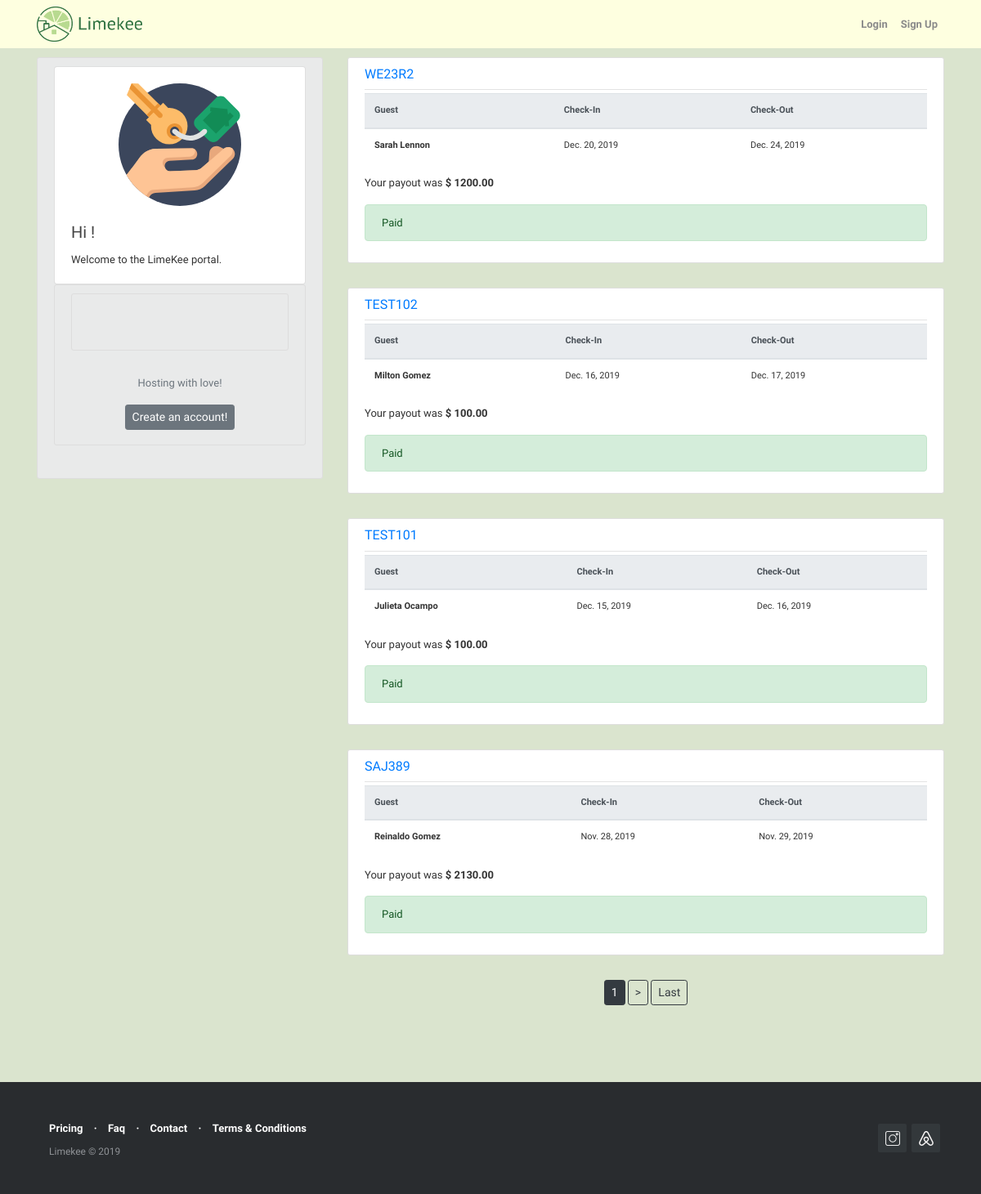
Page /reservation/user/Sahir on the earlier database version.
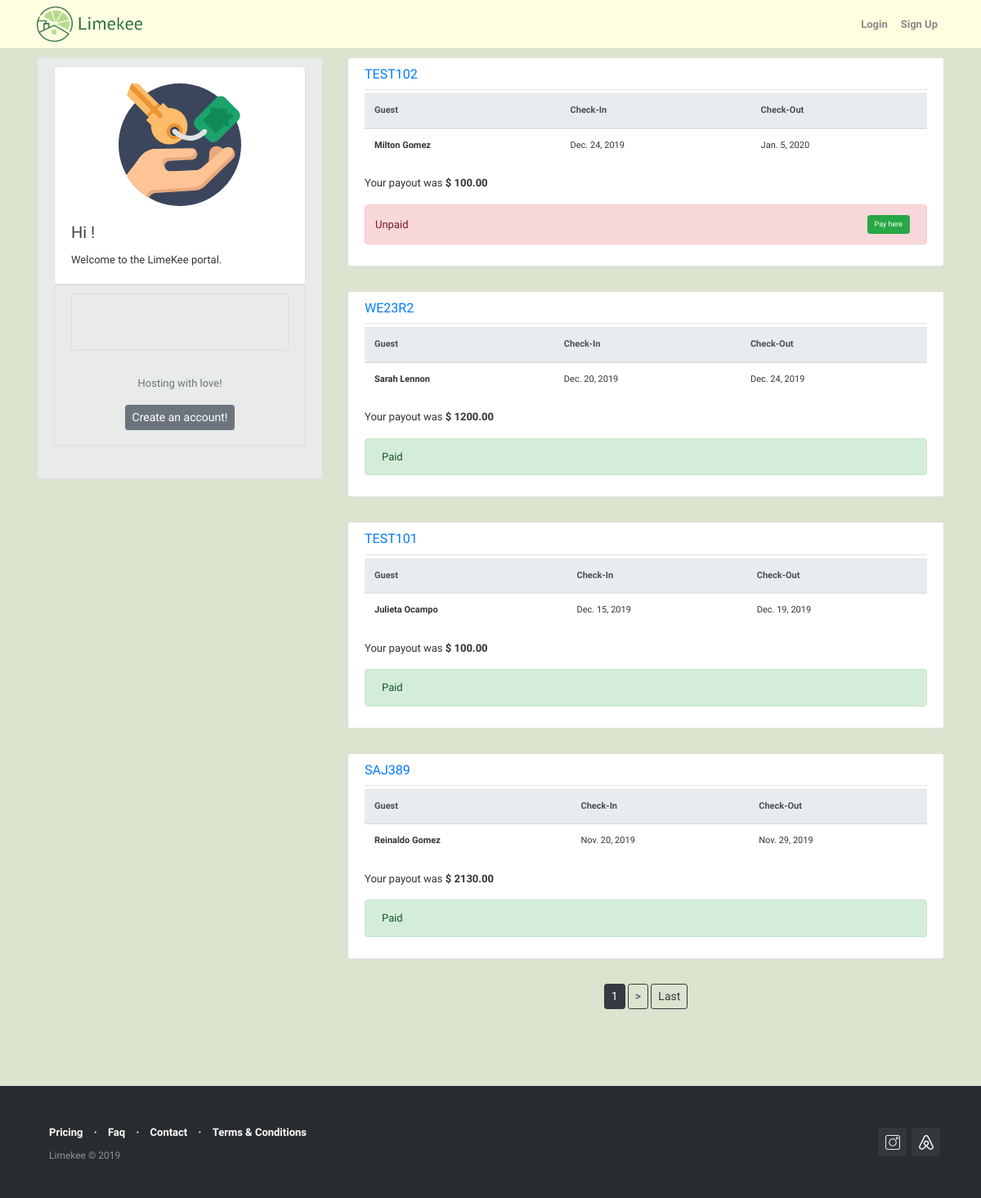
Same page on the later database version.
### reservations/models.py (models this page shows, shortened)
class Reservations(models.Model):
    confirmation_code = models.CharField(max_length=12, primary_key=True)
    host = models.ForeignKey(User, on_delete=models.CASCADE)
    guest = models.CharField(max_length=120)
    check_in = models.DateField(default=date.today)
    check_out = models.DateField(default=date.today)
    price = models.DecimalField(decimal_places=2, max_digits=1000)
    limekee_fee = models.DecimalField(decimal_places=2, max_digits=1000, blank=True, null=False, default=0)
    cleaning_fee = models.DecimalField (decimal_places=2, max_digits=1000, blank=True, null=False, default=0)
    extra_fee = models.DecimalField (decimal_places=2, max_digits=1000, blank=True, null=False, default=0)
    total_due = models.DecimalField( decimal_places=2, max_digits=1000, default=0)
    notes = models.TextField(blank=True,null=False)
    paid = models.BooleanField(default=False)
    @property
    def total_due(self):
        return (self.limekee_fee + self.cleaning_fee + self.extra_fee)
    class Meta:
        permissions = [
            ("create_reservation", "Can create new reservation"),
        ]

### reservations/views.py (the view)
# urls.py: path('user/<str:username>', UserReservationListView.as_view(), name='user-reservations'),
class UserReservationListView(ListView):
    model = Reservations
    template_name = 'reservations/reservations_list.html'
    context_object_name = 'reservations'
    paginate_by = 4
    def get_queryset(self):
        self.user = get_object_or_404(User, username = self.kwargs.get('username'))
        return Reservations.objects.filter(host=self.user).order_by('-check_in')

### reservations/templates/reservations/reservations_list.html (shortened to what this page needs)
{% extends "blog/base.html" %}
{% block content %}
  {% if reservations %}
      {% for reservation in reservations %}
        <article class="media content-section">
            <div class="media-body">
                <div class="article-metadata">
                  <h6 class="article-title"> <a class="mr-2" href="{% url 'reservation-detail' reservation.pk %}">  {{ reservation.confirmation_code }}</a></h6>
                </div>
                <div class="table-responsive" style="font-size:11px">
                <table class="table table-hover">
                    <thead class="thead-light">
                        <tr>
                            <th scope="col">Guest</th>
                            <th scope="col">Check-In</th>
                            <th scope="col">Check-Out</th>
                        </tr>
                    </thead>
                    <tbody>
                        <tr>
                            <th scope="row">{{ reservation.guest }}</th>
                            <td>{{ reservation.check_in }}</td>
                            <td>{{ reservation.check_out }}</td>
                       </tr>
                   </tbody>
               </table>
               </div>
               <p class="article-content">  Your payout was <strong>$ {{ reservation.price }}</strong></p>
               {% if reservation.paid  %}
               <div class="alert alert-success" role="alert">
                  Paid
               </div>
               {% else %}
	       <div class="d-flex align-items-center bd-highlight justify-content-between alert alert-danger p-1" role="alert">
                      <div class="p-2 bd-highlight">
                          Unpaid
                      </div>
                      <div class="p-2 bd-highlight">
                        <a class="mr-2" href="{% url 'reservation-detail' reservation.pk %}">
                            <button type="button" class="btn btn-success btn-sm" style="font-size:9px">Pay here</button>
                        </a>
                      </div>
                </div>
               {% endif %}
            </div>
        </article>
      {% endfor %}
  {% else %}
    <div class="alert alert-info" role="alert"> <h4 class="alert-heading">Huh ! </h4>Currently, you don't have any reservations registered with Limekee. <br> Your property manager will update shortly.</div>
  {% endif %}
  {% if is_paginated %}
    <div style="text-align: center;">
    {% for num in page_obj.paginator.page_range %}
          {% if page_obj.number == num %}
            <a class="btn btn-dark mb-4 btn-sm" href="?page={{ num }}">{{ num }}</a>
          {% elif num > page_obj.number|add:'-1' and num < page_obj.number|add:'1' %}
            <a class="btn btn-outline-dark mb-4 btn-sm" href="?page={{ num }}">{{ num }}</a>
          {% endif %}
        {% endfor %}
        {% if page_obj.has_next %}
           <a class="btn btn-outline-dark mb-4 btn-sm" href="?page={{ page_obj.next_page_number }}">></a>
           <a class="btn btn-outline-dark mb-4 btn-sm" href="?page={{ page_obj.paginator.num_pages }}">Last</a>
        {% endif %}
  {% endif %}
{% endblock content %}

Differences in the rows shown:
changed Reservations "TEST102": check_in "Dec. 16, 2019" → "Dec. 24, 2019"; check_out "Dec. 17, 2019" → "Jan. 5, 2020"; paid "Paid" → "Unpaid Pay here"; moves up the list
changed Reservations "TEST101": check_out "Dec. 16, 2019" → "Dec. 19, 2019"
changed Reservations "SAJ389": check_in "Nov. 28, 2019" → "Nov. 20, 2019"
